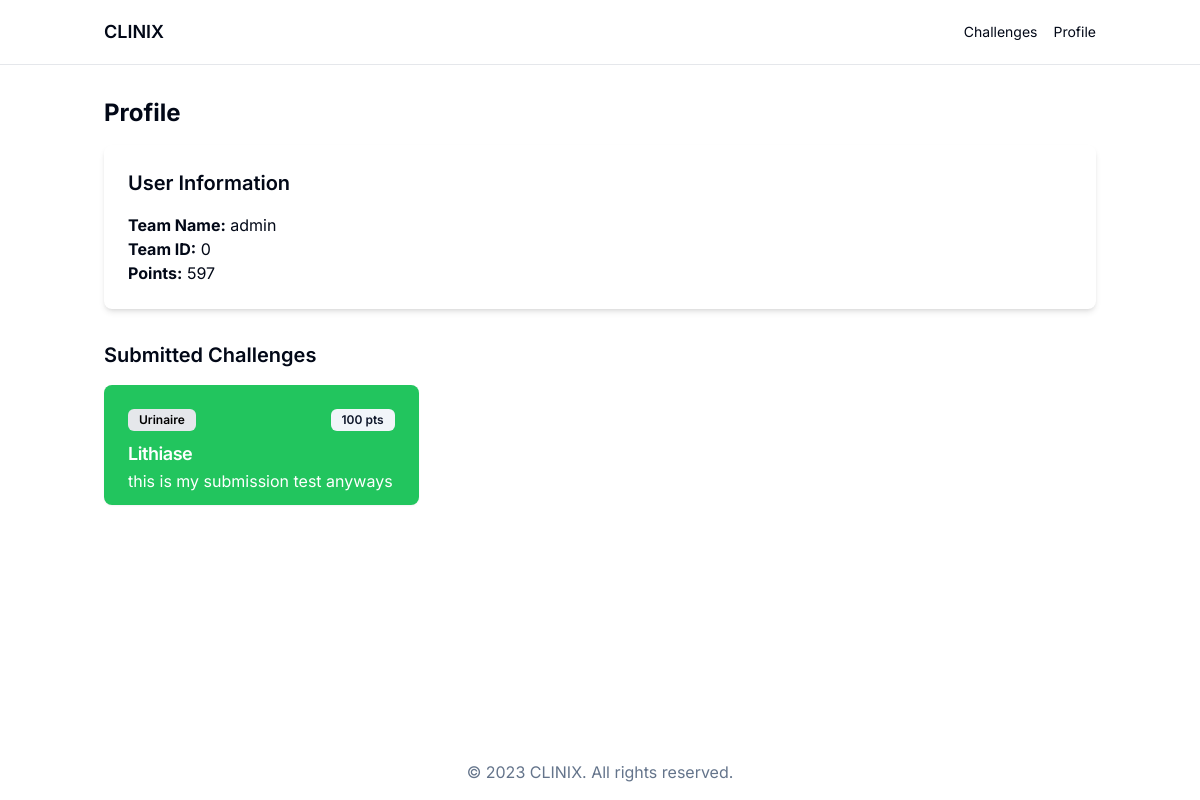
The page /profile/ (signed in) on the database its author committed.
### core/models.py (models this page shows, shortened)
class CustomUser(AbstractUser):
    teamname = models.CharField(max_length=255, unique=True)
    teamid = models.CharField(max_length=255)
    score = models.IntegerField(default=500)
    USERNAME_FIELD = 'teamname'
    REQUIRED_FIELDS = ['username']  # keep username to satisfy AbstractUser requirements

class Submission(models.Model):
    user = models.ForeignKey(CustomUser, on_delete=models.CASCADE)
    challenge = models.ForeignKey(Challenge, on_delete=models.CASCADE)
    submission_time = models.DateTimeField(auto_now_add=True)
    solution = models.TextField()
    is_correct = models.BooleanField(default=False)

class Challenge(models.Model):
    title = models.CharField(max_length=255)
    description = models.TextField()
    points = models.IntegerField()
    type = models.CharField(max_length=50)
    difficulty = models.CharField(max_length=50)
    solved_by = models.ManyToManyField(CustomUser, related_name='solved_challenges', blank=True)

### core/views.py (the view)
# urls.py: path('profile/', views.profile, name='profile'),
@login_required
def profile(request):
    if request.user.is_authenticated:
        user = request.user
        submissions = Submission.objects.filter(user=user)
        return render(request, 'core/profile.html', {'user': user, 'submissions': submissions})
    else:
        return redirect('core:login')

### core/templates/core/profile.html (shortened to what this page needs)
<html lang="en">
<head>
  <script src="https://cdn.tailwindcss.com"></script>
</head>
<body class="bg-background text-foreground">
    <div class="flex min-h-screen flex-col">
        <header class="sticky top-0 z-50 w-full border-b bg-background">
        <div class="container mx-auto flex h-16 items-center justify-between px-4">
            <a href="/" class="text-lg font-semibold">CLINIX</a>
            <nav class="hidden md:flex space-x-4">
            <a href="/challenges" class="text-sm">Challenges</a>
            <a href="/profile" class="text-sm">Profile</a>
            </nav>
        </div>
        </header>
        <main class="flex-grow container mx-auto px-4 py-8">
            <h1 class="text-2xl font-bold mb-4">Profile</h1>
            <div class="bg-white shadow-md rounded-lg p-6">
                <h2 class="text-xl font-semibold mb-4">User Information</h2>
                <p><strong>Team Name:</strong> {{ request.user.teamname }}</p>
                <p><strong>Team ID:</strong> {{ request.user.teamid }}</p>
                <p><strong>Points:</strong> {{ request.user.score }}</p>
            </div>
            <h2 class="text-xl font-semibold mt-8 mb-4">Submitted Challenges</h2>
            <div class="grid grid-cols-1 sm:grid-cols-2 lg:grid-cols-3 gap-6">
                {% for sub in submissions %}
                    <div class="block">
                        <div class="rounded-lg {% if sub.is_correct %}bg-green-500 text-white{% else %} bg-gray-100 text-black{% endif %}  shadow-sm h-full transition-all">
                            <div class="flex flex-col space-y-1.5 p-6 pb-3">
                                <div class="flex items-center justify-between">
                                    <span class="inline-flex items-center rounded-md border px-2.5 py-0.5 text-xs font-semibold transition-colors focus:outline-none focus:ring-2 focus:ring-ring focus:ring-offset-2 border-transparent {% if sub.is_correct %}bg-gray-200 text-black{% else %} bg-primary text-primary-foreground{% endif %}  hover:bg-primary/80">
                                        {{ sub.challenge.type }}
                                    </span>
                                    <span class="inline-flex items-center rounded-md border px-2.5 py-0.5 text-xs font-semibold transition-colors focus:outline-none focus:ring-2 focus:ring-ring focus:ring-offset-2 border-transparent bg-secondary text-secondary-foreground">
                                        {{ sub.challenge.points }} pts
                                    </span>
                                </div>
                                <h3 class="text-lg font-semibold leading-none tracking-tight pt-2">{{ sub.challenge.title }}</h3>
                                <p>{{sub.solution}}</p>
                            </div>
                        </div>
                    </div>
                {% endfor %}
            </div>
        </main>
        <footer class="bg-background text-muted-foreground py-4 text-center">
        &copy; 2023 CLINIX. All rights reserved.
        </footer>
</body>
</html>

### core/templates/core/profile.html (style rules this page uses)
body { font-family: 'Inter', sans-serif; }

### rows shown on the page
CustomUser: user.teamname "admin", user.teamid "0", user.score "597"
Submission: challenge.type "Urinaire", challenge.points "100", challenge "Lithiase", solution "this is my submission test anyways"
